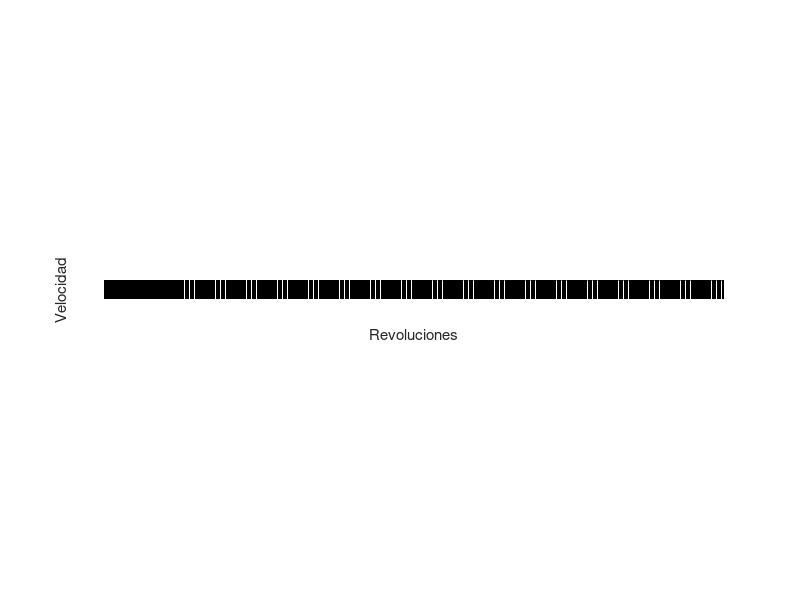

Write the MATLAB code that produced this figure. (Note: this script raises an error after producing the figure.)
%Km/l en fn de vel y revs

clear variables 
close all 

% vel = meshgrid(0:0.5:150);
% rev = meshgrid(500:15:5000);

[vel,rev]=meshgrid(0:10:5000);

kml= vel ./ rev;
surf( vel , rev , kml),xlabel('Velocidad'),ylabel('Revoluciones'),zlabel('Km/l')

%%
vel2=0:150;
rev2=500:10:5000;

for i=0:150
    for j=500:10:5000
        kml2(i+1,j)=1000*i/j;
    end
end

imshow(kml2),xlabel('Revoluciones'),ylabel('Velocidad'),imcontrast
